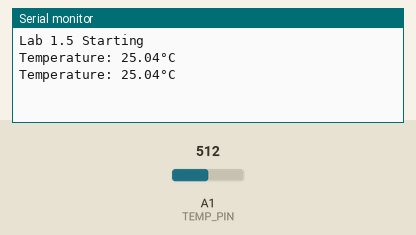
Recording of a sketch running on a simulated Arduino Uno, built with avr-gcc and run on an emulated ATmega328P. On the bench: the last lines printed to the serial monitor. Inputs (shaded band) come from the test bench; at power-on: A1 (TEMP_PIN) = 512.

Above: at 10.8 s.
10.9 s: A1 (TEMP_PIN) set to 716
At 20.7 s:
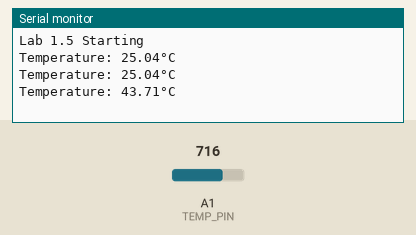
20.9 s: A1 (TEMP_PIN) set to 900
At 31.2 s:
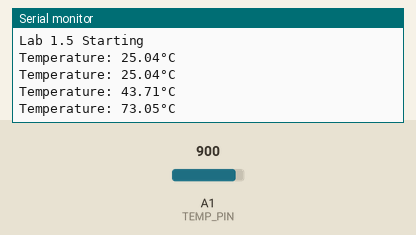
Timing chart, 0 to 32.7 s (numbered marks = the images above; inputs shaded):
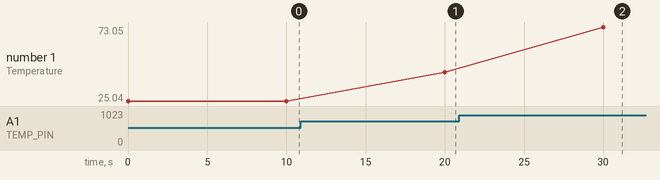

Measured:
- after the input at 10.9 s, the serial monitor: prints a new line after 9.1 s (image 1)
- after the input at 20.9 s, the serial monitor: prints a new line after 9.1 s (image 2)
- plotted number 1: 25.04 → 43.71 after the input at 10.9 s, 43.71 → 73.05 after the input at 20.9 s

The sketch:

es_5.ino
```cpp
const int TEMP_PIN = A1;
const int B = 4275;
const long int R0 = 100000;

void setup() {
  Serial.begin(9600); //velocità connessione
  while (!Serial); //programma non parte finchè non apro serial monitor
  Serial.println("Lab 1.5 Starting");
  pinMode(TEMP_PIN, INPUT);
}

void loop() {
  int Vsig = analogRead(TEMP_PIN);
  float R = (1023.0/Vsig-1.0)*R0;
  float temperature = 1.0/(log(R/R0)/B+1/298.15)-273.15;
  Serial.println((String)"Temperature: " + temperature + "°C");
  delay(10*1e03);
}
```
